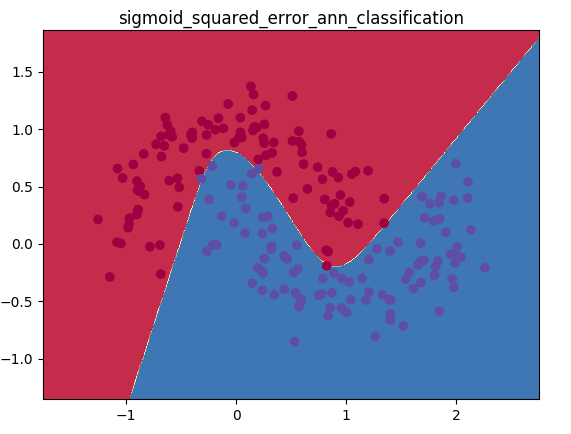

Recreate this plot in Python.
__author__ = 'http://clayandgithub.github.io/'
import numpy as np
from sklearn import datasets, linear_model
import matplotlib.pyplot as plt

class NNModel:
    Ws = [] # params W of the whole network
    bs = [] # params b of the whole network
    layers = [] # number of nodes in each layer
    epsilon = 0.01 # default learning rate for gradient descent
    reg_lambda = 0.01 # default regularization strength
    
    def __init__(self, layers, epsilon = 0.01, reg_lambda = 0.01):
        self.layers = layers
        self.epsilon = epsilon
        self.reg_lambda = reg_lambda
        self.init_params()

    # Initialize the parameters (W and b) to random values. We need to learn these.
    def init_params(self):
        np.random.seed(0)
        layers = self.layers
        hidden_layer_num = len(layers) - 1
        Ws = [1] * hidden_layer_num
        bs = [1] * hidden_layer_num
        for i in range(0, hidden_layer_num):
            Ws[i] = np.random.randn(layers[i], layers[i + 1]) / np.sqrt(layers[i])
            bs[i] = np.zeros((1, layers[i + 1]))
        self.Ws = Ws
        self.bs = bs
    
    # This function learns parameters for the neural network from training dataset
    # - num_passes: Number of passes through the training data for gradient descent
    # - print_loss: If True, print the loss every 1000 iterations
    def train(self, X, y, num_passes=20000, print_loss=False):
        num_examples = len(X)
        expected_output = self.transform_output_dimension(y)

        # Gradient descent. For each batch...
        for i in range(0, num_passes):
            
            # Forward propagation
            a_output = self.forward(X)

            # Backpropagation
            dWs, dbs = self.backward(X, expected_output, a_output)

            # Update parameters of the model
            self.update_model_params(dWs, dbs, num_examples)

            # Optionally print the loss.
            # This is expensive because it uses the whole dataset, so we don't want to do it too often.
            if print_loss and i % 1000 == 0:
                print("Loss after iteration %i: %f" % (i, self.calculate_loss(X, expected_output)))

    # Helper function to evaluate the total loss on the dataset
    def calculate_loss(self, X, expected_output):
        output_shape = expected_output.shape
        num_output = output_shape[0]#training set size
        dimension_output =  output_shape[1]# output dimension
        
        # Forward propagation to calculate our predictions
        a_output = self.forward(X)
        current_output = a_output[-1]

        # Calculating the loss
        data_loss = np.sum(np.square(current_output - expected_output) / 2)
        # Add regulatization term to loss (optional)
        for W in self.Ws:
            data_loss += self.reg_lambda / 2 * np.sum(np.square(W))
        return 1. / num_output * data_loss

    # Forward propagation
    def forward(self, X):
        Ws = self.Ws
        bs = self.bs
        hidden_layer_num = len(Ws)
        a_output = [1] * hidden_layer_num
        current_input = X

        for i in range(0, hidden_layer_num - 1):
            w_current = Ws[i]
            b_current = bs[i]
            z_current = current_input.dot(w_current) + b_current
            a_current = sigmoid(z_current)
            a_output[i] = a_current
            current_input = a_current

        #output layer(logistic)
        z_current = current_input.dot(Ws[hidden_layer_num - 1]) + bs[hidden_layer_num - 1]
        a_current = sigmoid(z_current)
        a_output[hidden_layer_num - 1] = a_current
        return a_output

    # Predict the result of classification of input x
    def predict(self, x):
        a_output = self.forward(x)
        return np.argmax(a_output[-1], axis=1)

    # Backpropagation
    def backward(self, X, expected_output, a_output):
        Ws = self.Ws
        bs = self.bs
        hidden_layer_num = len(Ws)
        num_examples = len(X)
        ds = [1] * hidden_layer_num

        # output layer
        a_current = a_output[-1]
        d_current = -(expected_output - a_current) * a_current * (1 - a_current)
        ds[hidden_layer_num - 1] = d_current

        #other hidden layer
        for l in range(hidden_layer_num - 2, -1, -1):
            w_current = Ws[l + 1]
            a_current = a_output[l]
            d_current = np.dot(d_current, w_current.T) * a_current * (1 - a_current)
            ds[l] = d_current
        
        #calc dW && db
        dWs = [1] * hidden_layer_num
        dbs = [1] * hidden_layer_num
        a_last = X
        num_output = len(X)
        for l in range(0, hidden_layer_num):
            d_current = ds[l]
            dWs[l] = np.dot(a_last.T, d_current)
            dbs[l] = np.sum(d_current, axis=0, keepdims=True)
            a_last = a_output[l]
        return dWs, dbs

    # Update the params (Ws and bs) of the netword during Backpropagation
    def update_model_params(self, dWs, dbs, num_examples):
        Ws = self.Ws
        bs = self.bs
        hidden_layer_num = len(Ws)
        for l in range(0, hidden_layer_num):
            Ws[l] = Ws[l] - self.epsilon * (dWs[l] + self.reg_lambda * Ws[l])
            bs[l] = bs[l] - self.epsilon * (dbs[l])
            #Ws[l] = Ws[l] - self.epsilon * (dWs[l] / num_examples + model.reg_lambda * Ws[l])
            #bs[l] = bs[l] - self.epsilon * (dbs[l] / num_examples)
        self.Ws = Ws
        self.bs = bs

    # tranform the label matrix to output matrix (i.e. [0, 1, 1]->[[1, 0], [0, 1], [0, 1]])
    def transform_output_dimension(self, y):
        class_num = np.max(y) + 1 # start with 0
        examples_num = len(y)
        output = np.zeros((examples_num, class_num))
        output[range(examples_num), y] += 1
        return output

def sigmoid(x):
    return 1 / (1 + np.exp(-x))

def generate_data(random_seed, n_samples):
    np.random.seed(random_seed)
    X, y = datasets.make_moons(n_samples, noise=0.20)
    return X, y

def visualize(X, y, model):
    plt.title("sigmoid_squared_error_ann_classification")
    plot_decision_boundary(lambda x:model.predict(x), X, y)

def plot_decision_boundary(pred_func, X, y):
    # Set min and max values and give it some padding
    x_min, x_max = X[:, 0].min() - .5, X[:, 0].max() + .5
    y_min, y_max = X[:, 1].min() - .5, X[:, 1].max() + .5
    h = 0.01
    # Generate a grid of points with distance h between them
    xx, yy = np.meshgrid(np.arange(x_min, x_max, h), np.arange(y_min, y_max, h))
    # Predict the function value for the whole gid
    Z = pred_func(np.c_[xx.ravel(), yy.ravel()])
    Z = Z.reshape(xx.shape)
    # Plot the contour and training examples
    plt.contourf(xx, yy, Z, cmap=plt.cm.Spectral)
    plt.scatter(X[:, 0], X[:, 1], c=y, cmap=plt.cm.Spectral)
    plt.show()

class Config:
    # Gradient descent parameters
    epsilon = 0.01  # learning rate for gradient descent
    reg_lambda = 0.01  # regularization strength
    layers = [2, 4, 2] # number of nodes in each layer

def main():
    X, y = generate_data(6, 200)
    model = NNModel(Config.layers, Config.epsilon, Config.reg_lambda)
    model.train(X, y, print_loss=True)
    visualize(X, y, model)

if __name__ == "__main__":
    main()
